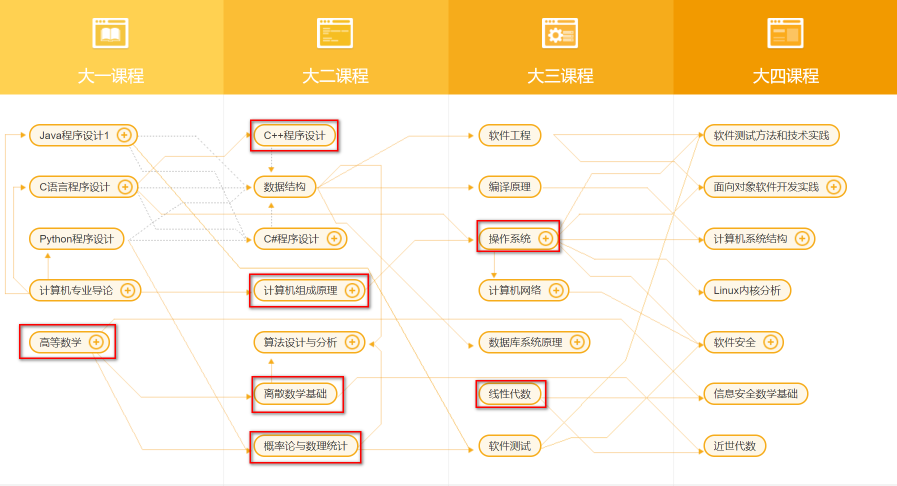
#> input picture python/python-demo/src/demo01/coding20201105/picture1.png, 1794 x 972 px (shown at 1/2 size)
$ python CreateImage01.py
#> lines starting #> are read from the running program, lines starting #| are printed output that depends on the picture
# -*- coding: utf-8 -*-
"""
-------------------------------------------------
@version: 0.1
@Author: yangguang02
@license: Apache Licence
@contact: yangguang1900@163.com
@site: https://github.com/AubreyYoung/blog
@software: PyCharm
@file: CreateImage
@ProjectName: python-demo
@Date: 2020/11/5 9:33
-------------------------------------------------
"""

from PIL import Image

# 打开一个jpg图像文件，注意是当前路径:
im = Image.open('picture1.png')
#> im is the input picture: PIL image 1794x972 RGB; mean R, G, B 250.4, 233.6, 202.2
# 获得图像尺寸:
w, h = im.size
#> w = 1794; h = 972
print('Original image size: %sx%s' % (w, h))
#| Original image size: 1794x972
# 缩放到50%:
im.thumbnail((w//2, h//2))
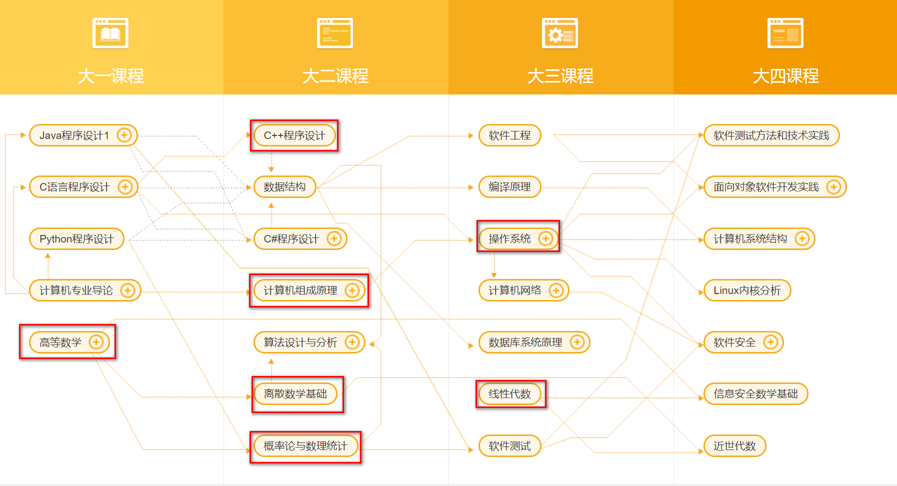
#> im: PIL image 897x486 RGB; mean R, G, B 250.3, 233.6, 202.1
print('Resize image to: %sx%s' % (w//2, h//2))
#| Resize image to: 897x486
# 把缩放后的图像用jpeg格式保存:
im.save('thumbnail.jpg', 'jpeg')


from PIL import ImageFilter

# 打开一个jpg图像文件，注意是当前路径:
im = Image.open('picture1.png')
# 应用模糊滤镜:
im2 = im.filter(ImageFilter.BLUR)
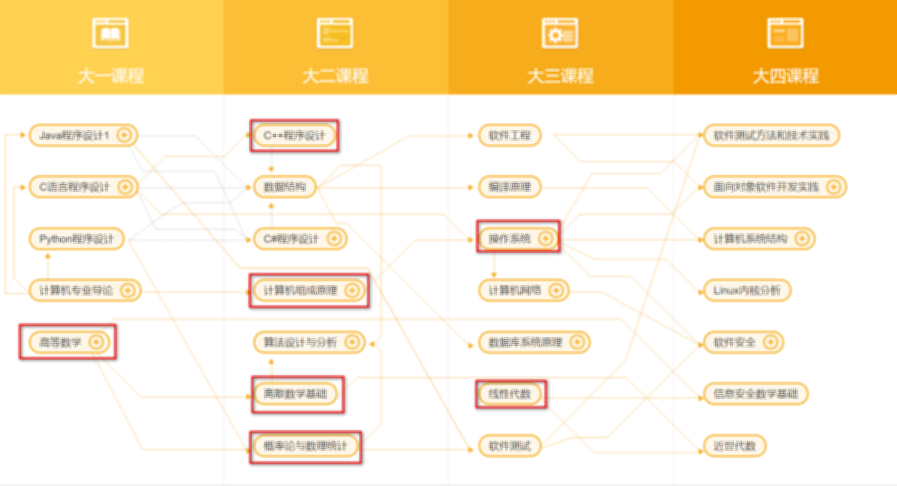
#> im2: PIL image 1794x972 RGB (shown at 1/2 size); mean R, G, B 250.4, 233.6, 202.2
im2.save('blur.jpg', 'jpeg')
